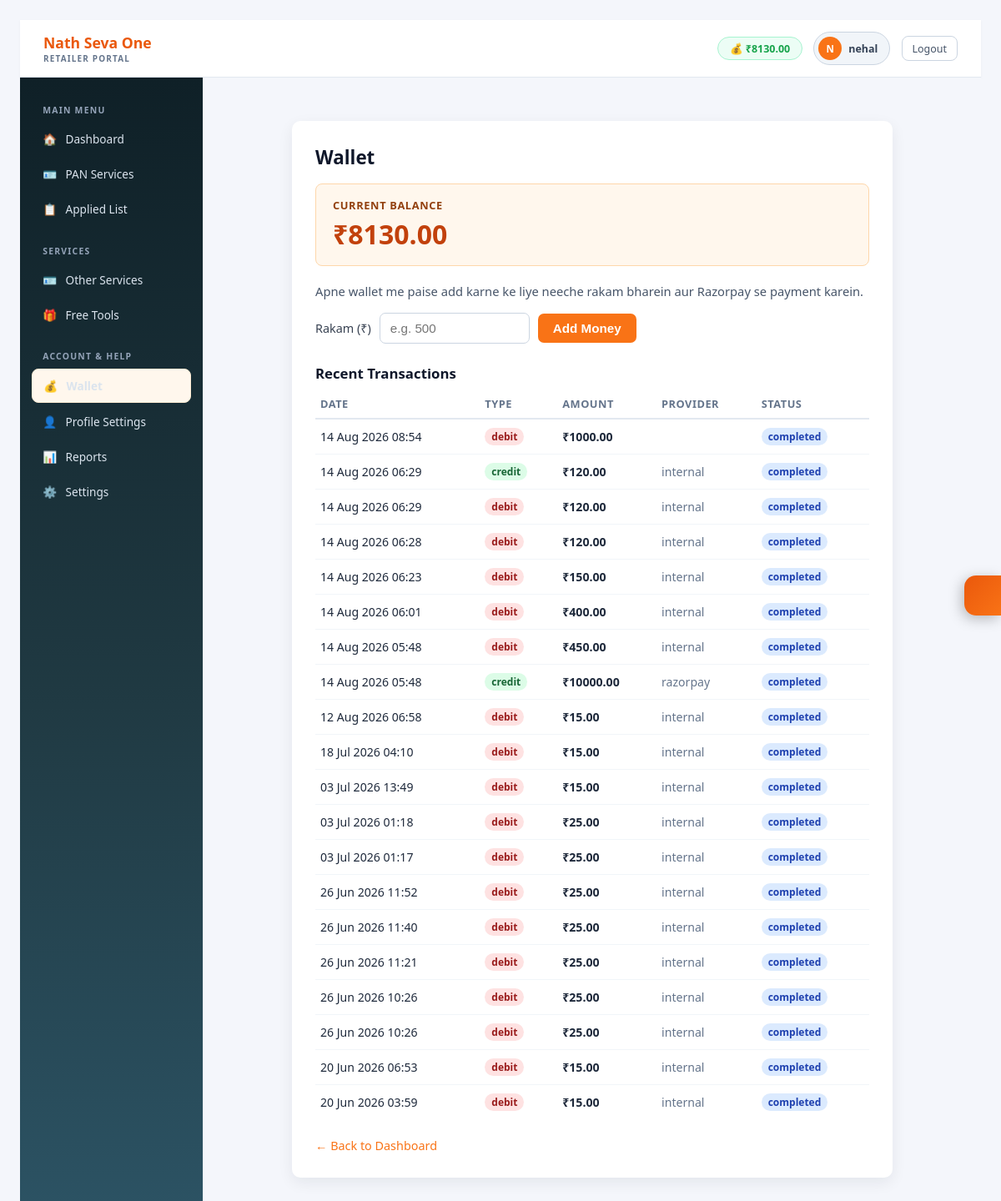
Page /wallet/ (signed in) on the earlier database version.
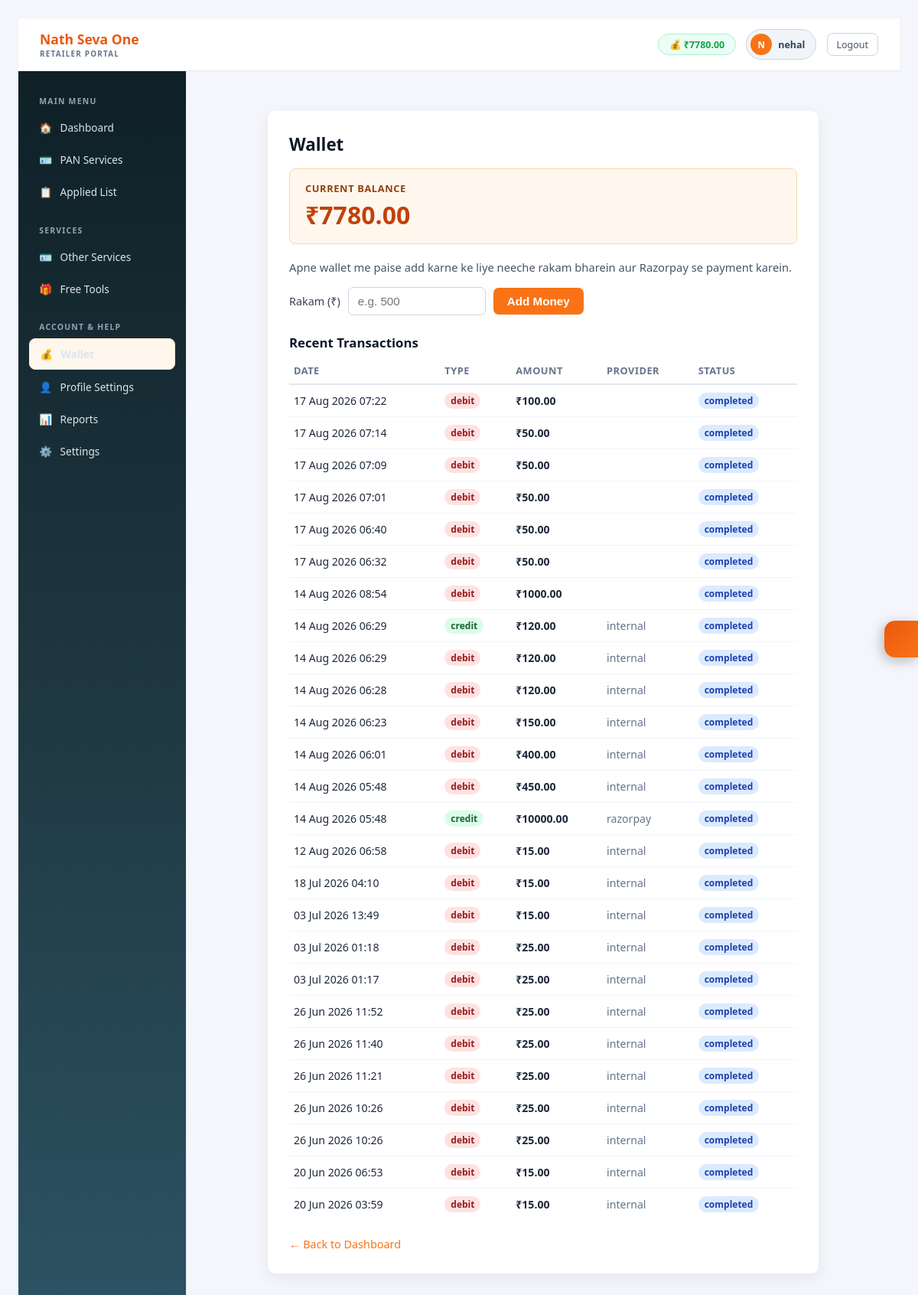
Same page on the later database version.
### app/models.py (models this page shows, shortened)
class Retailer(models.Model):
    retailer_id    = models.UUIDField(default=uuid.uuid4, editable=False, unique=True)
    user_id        = models.CharField(max_length=50, unique=True)
    password       = models.CharField(max_length=255)
    full_name      = models.CharField(max_length=100)
    mobile         = models.CharField(max_length=15, unique=True)
    email          = models.EmailField(max_length=100, blank=True)
    state          = models.CharField(max_length=50, blank=True)
    address        = models.TextField(blank=True)
    wallet_balance = models.DecimalField(max_digits=10, decimal_places=2, default=0)
    is_verified    = models.BooleanField(default=False)
    is_active      = models.BooleanField(default=True)
    created_at     = models.DateTimeField(auto_now_add=True)

class WalletTransaction(models.Model):
    TX_TYPE = [('credit', 'Credit'), ('debit', 'Debit')]
    STATUS  = [('pending', 'Pending'), ('completed', 'Completed'), ('failed', 'Failed')]
    retailer            = models.ForeignKey(Retailer, on_delete=models.CASCADE, related_name='wallet_txns')
    amount              = models.DecimalField(max_digits=10, decimal_places=2)
    tx_type             = models.CharField(max_length=10, choices=TX_TYPE)
    status              = models.CharField(max_length=20, choices=STATUS, default='pending')
    payment_provider    = models.CharField(max_length=50, blank=True)
    provider_order_id   = models.CharField(max_length=200, blank=True)
    provider_payment_id = models.CharField(max_length=200, blank=True)
    note                = models.TextField(blank=True)
    created_at          = models.DateTimeField(auto_now_add=True)

### app/views.py (the view, shortened to what this page needs)
# urls.py: path('wallet/', retailer_wallet, name='wallet'),
def retailer_wallet(request):
    retailer = _get_retailer_from_session(request)
    if not retailer:
        return redirect('retailer_login')
    transactions = WalletTransaction.objects.filter(retailer=retailer).order_by('-created_at')[:50]
    context = {'retailer': retailer, 'transactions': transactions}
    return render(request, 'wallet.html', context)

### app/views.py (called while the page is built)
def _get_retailer_from_session(request):
    retailer_id = request.session.get('retailer_id')
    if not retailer_id:
        logger.debug(f"No retailer_id in session. Session keys: {list(request.session.keys())}")
        return None
    try:
        return Retailer.objects.get(retailer_id=retailer_id)
    except Retailer.DoesNotExist:
        logger.warning(f"Retailer with id {retailer_id} not found in database")
        return None

### pan_project/templates/wallet.html (shortened to what this page needs)
<!DOCTYPE html>
<html lang="hi">
<head>
</head>
<body>
<div class="topbar">
  <div><div class="brand-name">Nath Seva One</div><div class="brand-sub">Retailer Portal</div></div>
  <div class="topbar-right">
    <div class="wallet-chip">💰 ₹{{ retailer.wallet_balance }}</div>
    <div class="user-chip"><div class="avatar">{{ retailer.full_name.0|upper }}</div><span>{{ retailer.user_id }}</span></div>
    <a href="{% url 'retailer_logout' %}" class="btn-logout">Logout</a>
  </div>
</div>
<div class="main-wrap">
  <div class="sidebar">
    <div class="nav-section">Main Menu</div>
    <a href="{% url 'retailer_dashboard' %}" class="nav-item"><span class="nav-icon">🏠</span> Dashboard</a>
    <a href="{% url 'form' %}" class="nav-item"><span class="nav-icon">🪪</span> PAN Services</a>
    <a href="{% url 'applied_list' %}" class="nav-item"><span class="nav-icon">📋</span> Applied List</a>
    <div class="nav-section" style="margin-top:.5rem">Services</div>
    <a href="{% url 'other_services' %}" class="nav-item"><span class="nav-icon">🪪</span> Other Services</a>
    <a href="{% url 'free_tools' %}" class="nav-item"><span class="nav-icon">🎁</span> Free Tools</a>
    <div class="nav-section" style="margin-top:.5rem">Account & Help</div>
    <a href="{% url 'wallet' %}" class="nav-item active"><span class="nav-icon">💰</span> Wallet</a>
    <a href="{% url 'profile' %}" class="nav-item"><span class="nav-icon">👤</span> Profile Settings</a>
    <a href="#" class="nav-item"><span class="nav-icon">📊</span> Reports</a>
    <a href="#" class="nav-item"><span class="nav-icon">⚙️</span> Settings</a>
  </div>
  <div class="content">
    <div class="container">
  <h2>Wallet</h2>
  <div class="balance-card">
    <div class="balance-label">Current Balance</div>
    <div class="balance-amount">&#8377;{{ retailer.wallet_balance|default:"0" }}</div>
  </div>
  <p style="color:#475569;font-size:0.92rem;margin:0 0 16px;">Apne wallet me paise add karne ke liye neeche rakam bharein aur Razorpay se payment karein.</p>
  <form id="walletForm" method="post" onsubmit="return false;">
    <div class="form-row">
      <label for="amount">Rakam (&#8377;)</label>
      <input id="amount" name="amount" class="input" type="number" min="1" step="1" placeholder="e.g. 500" />
      <button class="btn" id="addBtn" type="button">Add Money</button>
    </div>
  </form>
  <h3>Recent Transactions</h3>
  <table>
    <thead>
      <tr>
        <th>Date</th>
        <th>Type</th>
        <th>Amount</th>
        <th>Provider</th>
        <th>Status</th>
      </tr>
    </thead>
    <tbody>
      {% for t in transactions %}
      <tr>
        <td style="white-space:nowrap">{{ t.created_at|date:"d M Y H:i" }}</td>
        <td>
          <span class="badge {% if t.tx_type == 'credit' %}badge-credit{% else %}badge-debit{% endif %}">
            {{ t.tx_type }}
          </span>
         </td>
        <td style="font-weight:600">&#8377;{{ t.amount }}</td>
        <td style="color:#64748b">{{ t.payment_provider }}</td>
        <td>
          <span class="badge {% if t.status == 'completed' %}badge-completed{% elif t.status == 'pending' %}badge-pending{% else %}badge-failed{% endif %}">
            {{ t.status }}
          </span>
         </td>
      </tr>
      {% empty %}
      <tr>
        <td colspan="5" style="padding:18px 6px;color:#94a3b8;text-align:center">
          No transactions yet.
         </td>
       </tr>
      {% endfor %}
    </tbody>
  </table>
  <a class="back-link" href="{% url 'retailer_dashboard' %}">&#8592; Back to Dashboard</a>
</div>
  </div>
</div>
{% include 'theme_switcher.html' %}
</body>
</html>

### pan_project/templates/theme_switcher.html (shortened to what this page needs)
<button id="sbThemeBtn" title="Theme Settings"></button>

### pan_project/templates/wallet.html (style rules this page uses)
*, *::before, *::after { box-sizing: border-box; }
body { font-family: 'Segoe UI', sans-serif; background: #f7fafc; color: #0f172a; margin: 0; padding: 24px; }
.container { max-width: 720px; margin: 24px auto; background: #fff; padding: 28px; border-radius: 10px; box-shadow: 0 6px 18px rgba(15,23,42,0.07); }
h2 { margin: 0 0 16px; font-size: 1.4rem; font-weight: 700; }
h3 { margin: 24px 0 8px; font-size: 1.05rem; font-weight: 600; }
.balance-card { background: #fff7ed; border: 1px solid #fed7aa; border-radius: 8px; padding: 16px 20px; margin-bottom: 20px; }
.balance-label { font-size: 0.8rem; color: #92400e; font-weight: 600; text-transform: uppercase; letter-spacing: 0.05em; margin-bottom: 4px; }
.balance-amount { font-size: 2rem; font-weight: 700; color: #c2410c; }
.form-row { display: flex; align-items: center; gap: 10px; flex-wrap: wrap; }
.form-row label { font-size: 0.9rem; font-weight: 500; color: #374151; white-space: nowrap; }
.input { padding: 9px 12px; border: 1px solid #cbd5e1; border-radius: 7px; width: 180px; font-size: 0.95rem; transition: border-color 0.15s; }
.btn { background: #f97316; color: #fff; padding: 9px 18px; border-radius: 7px; border: none; cursor: pointer; font-size: 0.95rem; font-weight: 600; transition: background 0.15s, transform 0.1s; }
table { width: 100%; border-collapse: collapse; font-size: 0.88rem; }
thead tr { border-bottom: 2px solid #e2e8f0; }
th { padding: 8px 6px; text-align: left; color: #64748b; font-weight: 600; font-size: 0.8rem; text-transform: uppercase; letter-spacing: 0.04em; }
tbody tr { border-bottom: 1px solid #f1f5f9; }
tbody tr:last-child { border-bottom: none; }
td { padding: 10px 6px; color: #1e293b; }
.badge { display: inline-block; padding: 2px 8px; border-radius: 12px; font-size: 0.75rem; font-weight: 600; }
.badge-credit { background: #dcfce7; color: #166534; }
.badge-debit { background: #fee2e2; color: #991b1b; }
.badge-completed { background: #dbeafe; color: #1e40af; }
.back-link { display: inline-block; margin-top: 22px; color: #f97316; text-decoration: none; font-size: 0.9rem; font-weight: 500; }
.topbar { background:#ffffff;padding:.9rem 1.75rem;display:flex;align-items:center;justify-content:space-between;border-bottom:1px solid #e2e8f0;box-shadow:0 1px 3px rgba(0,0,0,0.04) }
.brand-name { color:#f97316;font-size:1.1rem;font-weight:700 }
.brand-sub { color:#64748b;font-size:.62rem;letter-spacing:.12em;text-transform:uppercase;font-weight:600 }
.topbar-right { display:flex;align-items:center;gap:.85rem }
.wallet-chip { display:flex;align-items:center;gap:.4rem;background:#ecfdf5;border:1px solid #a7f3d0;border-radius:20px;padding:.3rem .85rem;font-size:.78rem;color:#16a34a;font-weight:700 }
.user-chip { display:flex;align-items:center;gap:.5rem;background:#f1f5f9;border:1px solid #cbd5e1;border-radius:20px;padding:.3rem .85rem .3rem .3rem }
.avatar { width:28px;height:28px;border-radius:50%;background:#f97316;display:flex;align-items:center;justify-content:center;font-size:.72rem;font-weight:700;color:#fff }
.user-chip span { font-size:.78rem;color:#334155;font-weight:600 }
.btn-logout { background:#ffffff;border:1px solid #cbd5e1;border-radius:8px;color:#475569;font-size:.78rem;padding:.35rem .75rem;cursor:pointer;text-decoration:none;display:inline-block;transition:all 0.2s }
.main-wrap { display:flex;min-height:calc(100vh - 60px) }
.sidebar { width:220px;background:#ffffff;border-right:1px solid #e2e8f0;padding:1.25rem .85rem;display:flex;flex-direction:column;gap:.25rem }
.nav-item { display:flex;align-items:center;gap:.65rem;padding:.6rem .85rem;border-radius:8px;font-size:.85rem;color:#475569;text-decoration:none;border:none;background:none;font-family:inherit;width:100%;transition:all 0.15s ease }
.nav-item.active { background:#fff7ed;color:#ea580c;font-weight:600;border:1px solid #ffedd5 }
.nav-section { font-size:.65rem;color:#94a3b8;letter-spacing:.12em;text-transform:uppercase;padding:.75rem .85rem .25rem;font-weight:700 }
.content { flex:1;padding:1.75rem;overflow-y:auto;background:#f8fafc }

Differences in the rows shown:
changed Retailer "nehal": wallet_balance "8130.00" → "7780.00"
added WalletTransaction: created_at "17 Aug 2026 07:22", tx_type "debit", amount "100.00", status "completed"
added WalletTransaction: created_at "17 Aug 2026 07:14", tx_type "debit", amount "50.00", status "completed"
added WalletTransaction: created_at "17 Aug 2026 07:09", tx_type "debit", amount "50.00", status "completed"
added WalletTransaction: created_at "17 Aug 2026 07:01", tx_type "debit", amount "50.00", status "completed"
added WalletTransaction: created_at "17 Aug 2026 06:40", tx_type "debit", amount "50.00", status "completed"
added WalletTransaction: created_at "17 Aug 2026 06:32", tx_type "debit", amount "50.00", status "completed"
